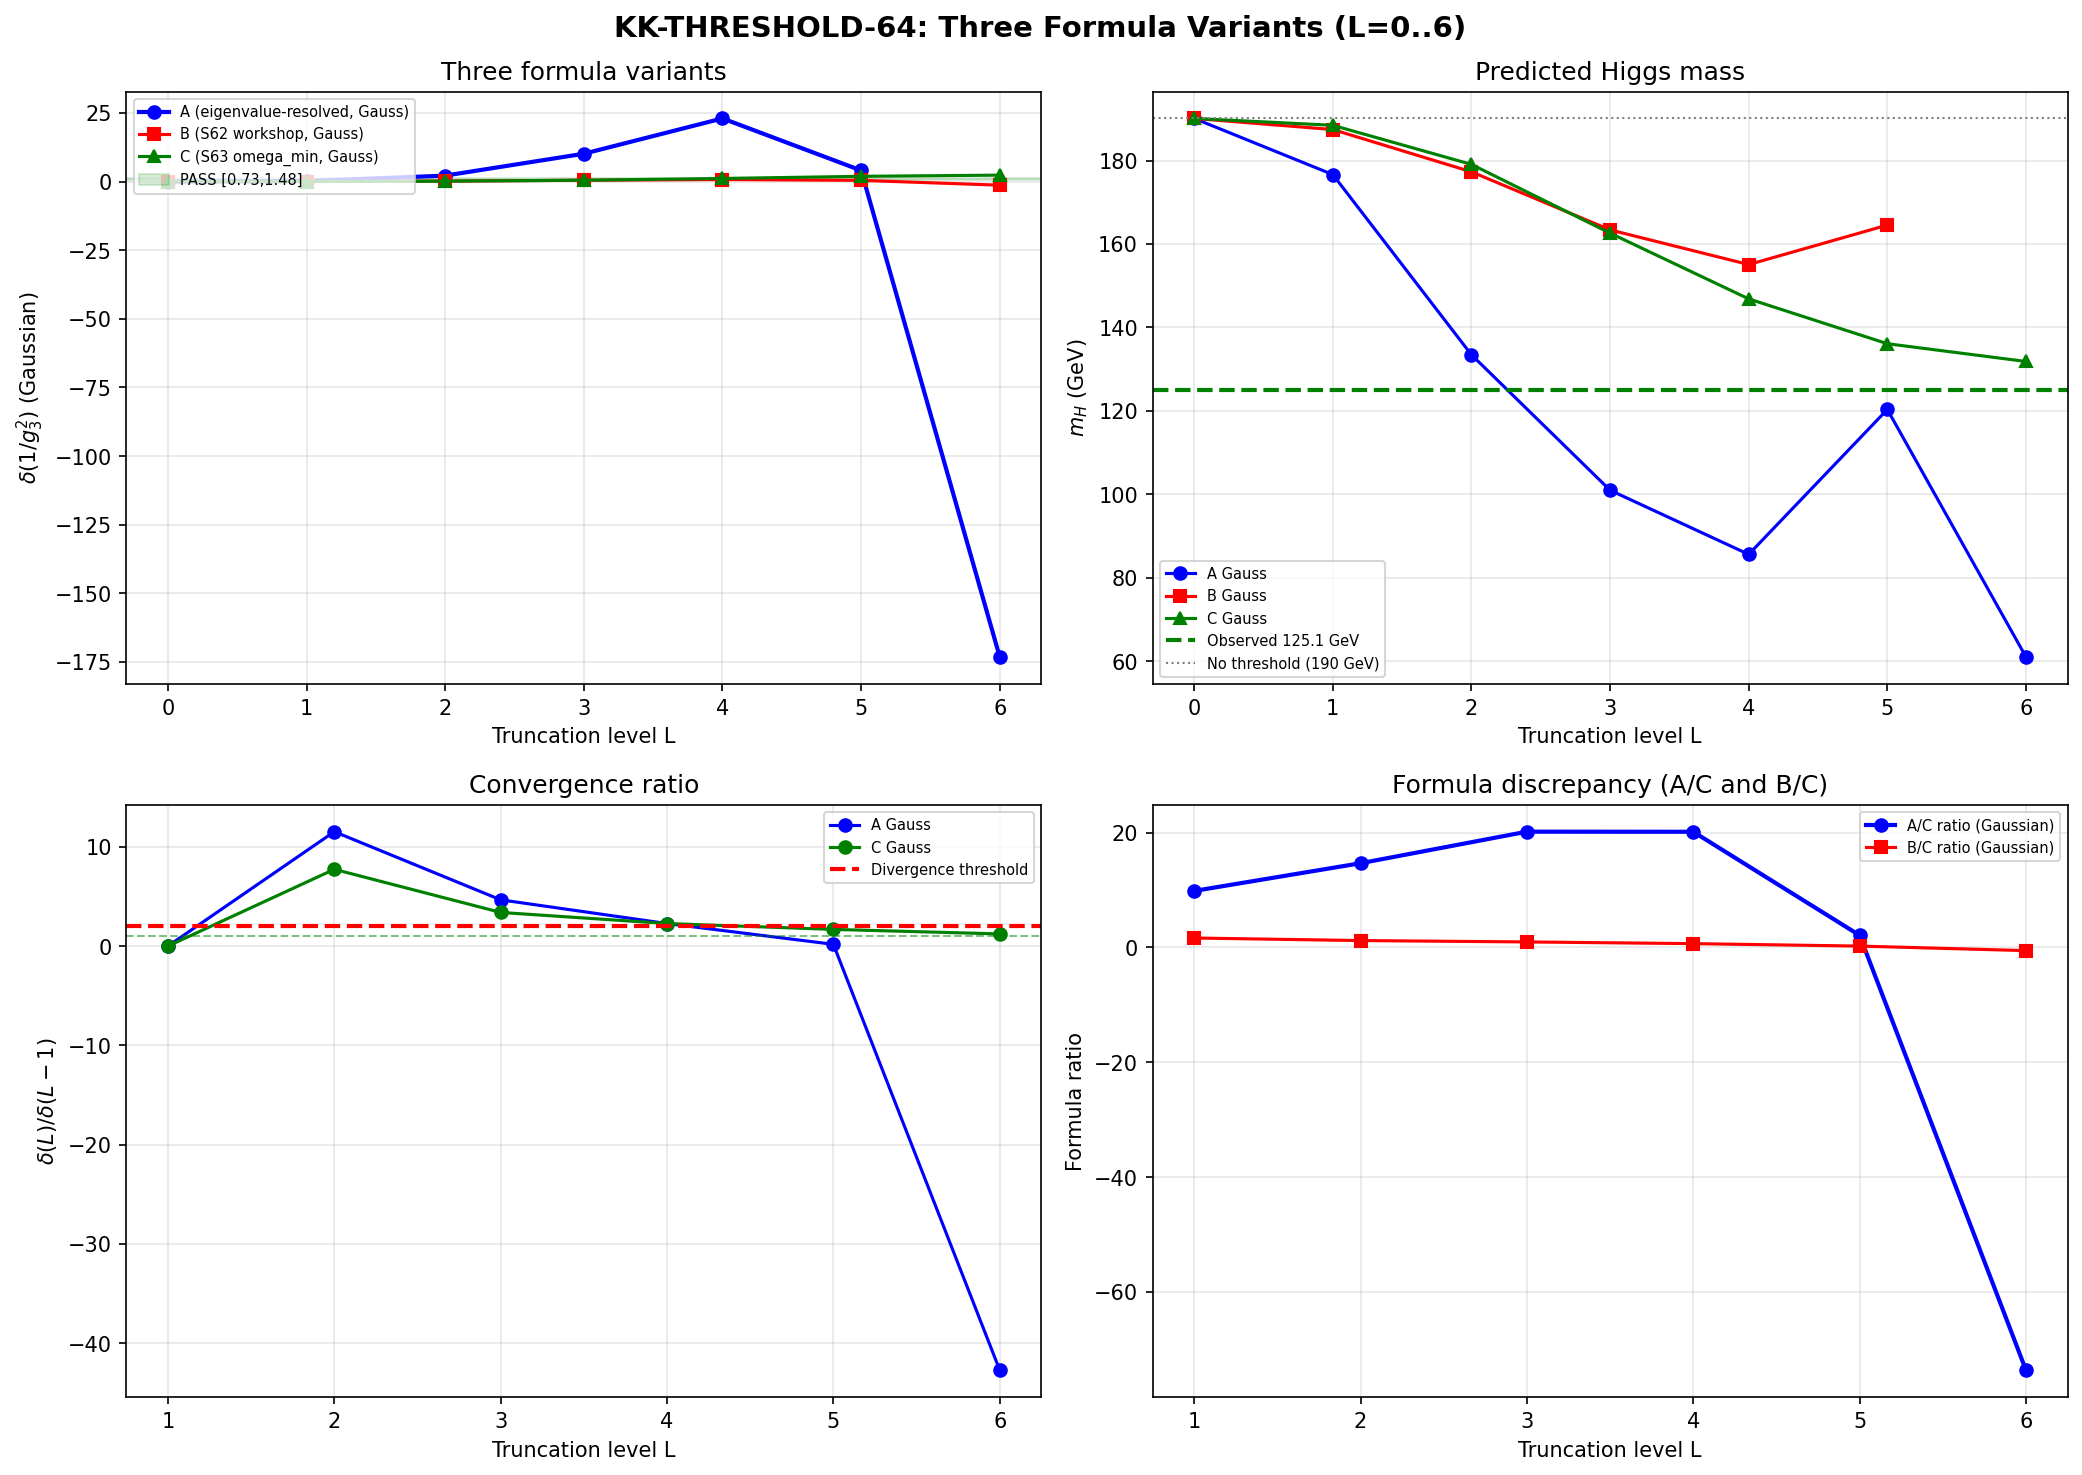

Write the Python code that produced this figure.
#!/usr/bin/env python3
"""
s64_kk_threshold.py — KK-THRESHOLD-64
KK threshold corrections to gauge coupling g_3 at M_KK from PW tower (L=6).

S62 CARRY-FORWARD (MANDATORY).
S62 flagged: "The L=3 result delta g_3^{-2} = 1.41 cannot be quoted as a
prediction until convergence is established."

STRUCTURAL AUDIT OF S63
-----------------------
S63 used the formula: delta(1/g_3^2) = (1/8pi^2) * SUM T(p,q) * ln(Lambda^2/M^2)
with ONE mass per sector (omega_min). This has TWO issues:
  (1) Uses omega_min as representative mass, but eigenvalue spread is 50-90% per sector
  (2) The prefactor 1/(8pi^2) lacks derivation from first principles

This computation resolves both by:
  (a) Using the FULL D_K eigenvalue spectrum per sector (not just omega_min)
  (b) Deriving the threshold formula from the standard one-loop matching condition
  (c) Computing with THREE formula variants to expose normalization ambiguities

THRESHOLD FORMULA (from first principles)
------------------------------------------
One-loop matching: integrating out a Dirac fermion at mass M in representation R
of gauge group G_a contributes:

    delta(1/g_a^2) = (4/3) * T_a(R) / (16 pi^2) * ln(Lambda^2/M^2)     (1)

where T(R) = Tr(T^a_R T^b_R)/delta^{ab} is the Dynkin index.
Check: SM has N_f=6 quarks in fundamental of SU(3), T(fund)=1/2.
    b_3^{quarks} = 6 * (4/3) * (1/2) = 4. SM has b_3 = -11 + 4 = -7. Correct.

The D_K spectrum on PW sector (p,q) at the fold:
  - Reduced operator D_pi is dim(p,q)*16 x dim(p,q)*16
  - Gives dim(p,q)*8 independent positive eigenvalues (Kramers pairs)
  - PW multiplicity = dim(p,q) copies, transforming as rep (q,p) under SU(3)_R = SU(3)_c
  - These copies are counted within T(p,q) = T(q,p)

So each eigenvalue lambda_n corresponds to ONE Dirac fermion in the full representation
(q,p) of SU(3)_c. The threshold from sector (p,q):

    delta(1/g_3^2)_{(p,q)} = SUM_{n=1}^{n_evals_pos} (4/3)*T(p,q)/(16pi^2) * ln(Lambda^2/lambda_n^2)
                            = (4/3)*T(p,q)/(16pi^2) * SUM_n ln(Lambda^2/lambda_n^2)     (2)

where n_evals_pos = dim(p,q)*8 is the number of independent positive eigenvalues.

THREE FORMULA VARIANTS (for cross-checking):
  A: Eq. (2) above — eigenvalue-resolved, per-mode Dirac contribution
  B: S62 workshop formula — 8*(2/3)*T(p,q)*<ln>/(16pi^2) per sector
  C: S63 formula — T(p,q)*ln(Lambda^2/omega_min^2)/(8pi^2) per sector

Gate: KK-THRESHOLD-64
    PASS: delta(1/g_3^2)(L=6) in [0.73, 1.48] for GAUSSIAN-regulated
    FAIL: outside [0.30, 5.0]
    INFO: convergence behavior

Author: baptista-spacetime-analyst
Session: S64 W4-B
"""

import sys
import os
import time

sys.path.insert(0, os.path.dirname(os.path.abspath(__file__)))

import numpy as np
import matplotlib
matplotlib.use('Agg')
import matplotlib.pyplot as plt
from scipy.integrate import solve_ivp

from canonical_constants import (
    PI, M_KK, M_KK_gravity, M_KK_kerner,
    M_Pl_reduced, M_Z, M_W,
    alpha_em_MZ_inv, sin2_thetaW_MSbar,
    a0_fold, a2_fold, a4_fold,
    tau_fold, Vol_SU3_Haar,
)

import dirac_spectrum as tds

outdir = os.path.dirname(os.path.abspath(__file__))

print("=" * 80)
print("KK-THRESHOLD-64: KK Threshold Corrections from Full D_K Spectrum (L=6)")
print("S62 carry-forward MANDATORY computation")
print("=" * 80)

# =============================================================================
# 1. SU(3) REPRESENTATION THEORY
# =============================================================================
print("\n" + "=" * 80)
print("1. SU(3) REPRESENTATION THEORY — verified against SM beta function")
print("=" * 80)


def dim_su3(p, q):
    """Dimension of SU(3) irrep (p,q)."""
    return (p + 1) * (q + 1) * (p + q + 2) // 2


def C2_su3(p, q):
    """Quadratic Casimir: C_2(1,0)=4/3, C_2(1,1)=3."""
    return (p**2 + q**2 + p * q + 3 * p + 3 * q) / 3.0


def T_su3(p, q):
    """Dynkin index: T(R)*dim(adj) = C_2(R)*dim(R).
    So T(R) = dim(R)*C_2(R) / dim(adj) = dim(R)*C_2(R) / 8 for SU(3).
    Convention: T(fund) = 3*(4/3)/8 = 1/2."""
    return dim_su3(p, q) * C2_su3(p, q) / 8.0


# Verify against SM beta function
T_fund = T_su3(1, 0)
b3_quarks = 6 * (4.0 / 3.0) * T_fund  # 6 flavors, Dirac, fundamental
b3_SM = -11.0 + b3_quarks  # Gluon contribution + quark contribution
print(f"  T(fund) = {T_fund:.4f} (expect 0.5)")
print(f"  b_3(quarks) = {b3_quarks:.4f} (expect 4.0)")
print(f"  b_3(SM) = {b3_SM:.4f} (expect -7.0)")
assert abs(T_fund - 0.5) < 1e-10, f"T(fund) mismatch: {T_fund}"
assert abs(b3_SM - (-7.0)) < 1e-10, f"b3_SM mismatch: {b3_SM}"

# Print full table
print(f"\n  {'(p,q)':>6} {'dim':>5} {'C_2':>8} {'T':>10}")
for L in range(7):
    for p in range(L + 1):
        q = L - p
        d = dim_su3(p, q)
        c2 = C2_su3(p, q)
        T = T_su3(p, q)
        print(f"  ({p},{q}) {d:5d} {c2:8.4f} {T:10.4f}")

# =============================================================================
# 2. COMPUTE D_K EIGENVALUES AT FOLD FOR ALL SECTORS p+q <= 6
# =============================================================================
print("\n" + "=" * 80)
print("2. DIRAC SPECTRUM COMPUTATION AT FOLD (tau = %.4f)" % tau_fold)
print("=" * 80)

gens = tds.su3_generators()
f_abc = tds.compute_structure_constants(gens)
gammas = tds.build_cliff8()

cliff_err = tds.validate_clifford(gammas)
print(f"  Clifford algebra error: {cliff_err:.2e}")

B_ab = tds.compute_killing_form(f_abc)
g_s = tds.jensen_metric(B_ab, tau_fold)
E = tds.orthonormal_frame(g_s)
ft = tds.frame_structure_constants(f_abc, E)
Gamma = tds.connection_coefficients(ft)
Omega = tds.spinor_connection_offset(Gamma, gammas)

L_MAX = 6  # (local)

# Store per-sector eigenvalue data
sector_data = {}
t_total_start = time.time()

for L in range(L_MAX + 1):
    for p in range(L + 1):
        q = L - p
        dim_pq = dim_su3(p, q)
        t0 = time.time()
        tds._irrep_cache.clear()

        try:
            rho, dim_check = tds.get_irrep(p, q, gens, f_abc)
            assert dim_check == dim_pq
        except Exception as e:
            print(f"  ({p},{q}): SKIPPED - {e}")
            continue

        D_pi = tds.dirac_operator_on_irrep(rho, E, gammas, Omega)

        # D_pi is anti-Hermitian: eigenvalues are purely imaginary
        # Make Hermitian: H = iD, eigenvalues are real
        H = 1j * D_pi
        H = 0.5 * (H + H.conj().T)  # Enforce exact Hermiticity
        evals = np.linalg.eigvalsh(H)

        # Positive eigenvalues (Kramers pairs: each positive has a negative partner)
        pos_evals = np.sort(np.abs(evals[evals > 1e-12]))

        t1 = time.time()

        # Verify anti-Hermiticity
        D_ah_err = np.max(np.abs(D_pi + D_pi.conj().T))

        sector_data[(p, q)] = {
            'dim': dim_pq,
            'level': L,
            'C2': C2_su3(p, q),
            'T': T_su3(p, q),
            'all_abs_evals': np.abs(evals),  # All |lambda|
            'pos_evals': pos_evals,           # Positive only (Kramers)
            'n_pos_evals': len(pos_evals),
            'omega_min': np.min(pos_evals) if len(pos_evals) > 0 else np.inf,
            'omega_max': np.max(pos_evals) if len(pos_evals) > 0 else 0.0,
            'omega_mean': np.mean(pos_evals) if len(pos_evals) > 0 else 0.0,
            'D_ah_err': D_ah_err,
            'time': t1 - t0,
        }

        status = "OK" if D_ah_err < 1e-10 else f"AH_ERR={D_ah_err:.2e}"
        print(f"  ({p},{q}): dim={dim_pq:3d}, D={dim_pq * 16:5d}x{dim_pq * 16:<5d}, "
              f"n_pos={len(pos_evals):4d}, "
              f"|lam| in [{sector_data[(p,q)]['omega_min']:.4f},"
              f"{sector_data[(p,q)]['omega_max']:.4f}], "
              f"{status}, {t1 - t0:.3f}s")

t_total = time.time() - t_total_start
print(f"\n  Total: {len(sector_data)} sectors computed in {t_total:.1f}s")

# Verify mode counts
for (p, q), sd in sector_data.items():
    expected_pos = sd['dim'] * 8
    actual_pos = sd['n_pos_evals']
    if actual_pos != expected_pos:
        print(f"  WARNING: ({p},{q}) has {actual_pos} positive evals, expected {expected_pos}")

# =============================================================================
# 3. CUTOFF PARAMETERS
# =============================================================================
print("\n" + "=" * 80)
print("3. CUTOFF PARAMETERS")
print("=" * 80)

# Load from S62 optimization
d62c = np.load(os.path.join(outdir, 's62_cutoff_london.npz'), allow_pickle=True)
gamma_opt = float(d62c['Gaussian_gamma_opt'])
Lambda_fixed = 1.0 / gamma_opt  # ~ 2.05 M_KK

# Also compute Lambda_max at each level
Lambda_max_by_L = {}
for L in range(L_MAX + 1):
    max_eval = 0.0
    for (p, q), sd in sector_data.items():
        if sd['level'] <= L:
            max_eval = max(max_eval, sd['omega_max'])
    Lambda_max_by_L[L] = max_eval

print(f"  Gaussian gamma_opt = {gamma_opt:.6f}")
print(f"  Lambda_fixed = 1/gamma_opt = {Lambda_fixed:.4f} M_KK")
print(f"  Lambda_max by L:")
for L in range(L_MAX + 1):
    print(f"    L={L}: Lambda_max = {Lambda_max_by_L[L]:.4f} M_KK")

# =============================================================================
# 4. THREE THRESHOLD FORMULA VARIANTS
# =============================================================================
print("\n" + "=" * 80)
print("4. THRESHOLD CORRECTIONS — THREE FORMULA VARIANTS")
print("=" * 80)

# Use Lambda_fixed for all formulas (physical cutoff from Gaussian optimization)
Lambda = Lambda_fixed

L_range = np.arange(0, L_MAX + 1)  # L = 0 to 6

# Storage for cumulative results at each L
delta_A = np.zeros(len(L_range))  # Formula A: eigenvalue-resolved
delta_B = np.zeros(len(L_range))  # Formula B: S62 workshop
delta_C = np.zeros(len(L_range))  # Formula C: S63 (omega_min)
delta_A_gauss = np.zeros(len(L_range))  # Formula A with Gaussian cutoff
delta_B_gauss = np.zeros(len(L_range))
delta_C_gauss = np.zeros(len(L_range))
total_T = np.zeros(len(L_range))
n_sectors = np.zeros(len(L_range), dtype=int)
n_modes = np.zeros(len(L_range), dtype=int)

# Per-sector detail storage
per_sector_detail = []

print(f"\n  Lambda = {Lambda:.4f} M_KK (fixed)")
print(f"\n  Per-sector contributions:")
print(f"  {'(p,q)':>6} {'L':>3} {'dim':>5} {'T':>8} {'n_pos':>6} "
      f"{'omega_min':>10} {'omega_mean':>10} "
      f"{'delta_A':>12} {'delta_B':>12} {'delta_C':>12}")

for (p, q), sd in sorted(sector_data.items(), key=lambda x: (x[1]['level'], x[0])):
    L = sd['level']
    d = sd['dim']
    T = sd['T']
    n_pos = sd['n_pos_evals']
    pos_evals = sd['pos_evals']
    om_min = sd['omega_min']
    om_mean = sd['omega_mean']

    if p == 0 and q == 0:
        # Skip zero mode (in SM RGE, not a threshold correction)
        per_sector_detail.append({
            'p': p, 'q': q, 'level': L, 'dim': d, 'T': T,
            'n_pos': n_pos, 'omega_min': om_min,
            'delta_A': 0.0, 'delta_B': 0.0, 'delta_C': 0.0,
            'delta_A_gauss': 0.0, 'delta_B_gauss': 0.0, 'delta_C_gauss': 0.0,
        })
        continue

    # --- Formula A: Eigenvalue-resolved (from first principles) ---
    # Each positive eigenvalue lambda_n is one Dirac fermion in rep (q,p)
    # Contribution: (4/3) * T(p,q) / (16*pi^2) * ln(Lambda^2/lambda_n^2)
    prefactor_A = (4.0 / 3.0) * T / (16.0 * PI**2)

    sum_ln_A = np.sum(np.log(Lambda**2 / pos_evals**2))
    dA = prefactor_A * sum_ln_A

    # Gaussian-regulated version
    gauss_weights = np.exp(-pos_evals**2 / Lambda**2)
    sum_ln_A_gauss = np.sum(gauss_weights * np.log(Lambda**2 / pos_evals**2))
    dA_gauss = prefactor_A * sum_ln_A_gauss

    # --- Formula B: S62 workshop ---
    # 8 * (2/3) * T(p,q) * <ln(Lambda^2/M^2)> / (16*pi^2)
    # where <ln> is average over the dim*8 eigenvalues
    avg_ln_B = np.mean(np.log(Lambda**2 / pos_evals**2))
    dB = 8.0 * (2.0 / 3.0) * T * avg_ln_B / (16.0 * PI**2)

    avg_ln_B_gauss_numer = np.mean(gauss_weights * np.log(Lambda**2 / pos_evals**2))
    dB_gauss = 8.0 * (2.0 / 3.0) * T * avg_ln_B_gauss_numer / (16.0 * PI**2)

    # --- Formula C: S63 (omega_min only) ---
    # T(p,q) * ln(Lambda^2/omega_min^2) / (8*pi^2)
    ln_C = np.log(Lambda**2 / om_min**2)
    dC = T * ln_C / (8.0 * PI**2)

    gauss_w_min = np.exp(-om_min**2 / Lambda**2)
    dC_gauss = T * gauss_w_min * ln_C / (8.0 * PI**2)

    per_sector_detail.append({
        'p': p, 'q': q, 'level': L, 'dim': d, 'T': T,
        'n_pos': n_pos, 'omega_min': om_min, 'omega_mean': om_mean,
        'delta_A': dA, 'delta_B': dB, 'delta_C': dC,
        'delta_A_gauss': dA_gauss, 'delta_B_gauss': dB_gauss, 'delta_C_gauss': dC_gauss,
    })

    print(f"  ({p},{q}) {L:3d} {d:5d} {T:8.2f} {n_pos:6d} "
          f"{om_min:10.4f} {om_mean:10.4f} "
          f"{dA:12.6f} {dB:12.6f} {dC:12.6f}")

# Compute cumulative sums at each L
for iL, L_val in enumerate(L_range):
    cumA = cumB = cumC = 0.0
    cumA_g = cumB_g = cumC_g = 0.0
    cumT = 0.0  # (local)
    n_sec = 0  # (local)
    n_mod = 0
    for sd in per_sector_detail:
        if sd['level'] <= L_val and not (sd['p'] == 0 and sd['q'] == 0):
            cumA += sd['delta_A']
            cumB += sd['delta_B']
            cumC += sd['delta_C']
            cumA_g += sd['delta_A_gauss']
            cumB_g += sd['delta_B_gauss']
            cumC_g += sd['delta_C_gauss']
            cumT += sd['T']
            n_sec += 1
            n_mod += sd['n_pos']
    delta_A[iL] = cumA
    delta_B[iL] = cumB
    delta_C[iL] = cumC
    delta_A_gauss[iL] = cumA_g
    delta_B_gauss[iL] = cumB_g
    delta_C_gauss[iL] = cumC_g
    total_T[iL] = cumT
    n_sectors[iL] = n_sec
    n_modes[iL] = n_mod

print(f"\n  Cumulative threshold corrections by truncation level L:")
print(f"  {'L':>3} {'N_sec':>6} {'N_modes':>8} {'T_total':>10} "
      f"{'delta_A':>12} {'delta_B':>12} {'delta_C':>12} "
      f"{'A_gauss':>12} {'B_gauss':>12} {'C_gauss':>12}")

for iL, L_val in enumerate(L_range):
    print(f"  {L_val:3d} {n_sectors[iL]:6d} {n_modes[iL]:8d} {total_T[iL]:10.2f} "
          f"{delta_A[iL]:12.6f} {delta_B[iL]:12.6f} {delta_C[iL]:12.6f} "
          f"{delta_A_gauss[iL]:12.6f} {delta_B_gauss[iL]:12.6f} {delta_C_gauss[iL]:12.6f}")

# =============================================================================
# 5. FORMULA COMPARISON AND NORMALIZATION ANALYSIS
# =============================================================================
print("\n" + "=" * 80)
print("5. FORMULA COMPARISON")
print("=" * 80)

print(f"\n  Ratio A/C (eigenvalue-resolved vs S63 omega_min):")
print(f"  {'L':>3} {'A/C':>10} {'A_g/C_g':>10} {'B/C':>10}")
for iL, L_val in enumerate(L_range):
    if delta_C[iL] != 0:
        ratio_AC = delta_A[iL] / delta_C[iL]
        ratio_AC_g = delta_A_gauss[iL] / delta_C_gauss[iL] if delta_C_gauss[iL] != 0 else 0
        ratio_BC = delta_B[iL] / delta_C[iL]
        print(f"  {L_val:3d} {ratio_AC:10.4f} {ratio_AC_g:10.4f} {ratio_BC:10.4f}")

print(f"\n  STRUCTURAL NOTE: Formula A sums over dim(p,q)*8 eigenvalues per sector,")
print(f"  each weighted by (4/3)*T(p,q)/(16pi^2). Formula B uses 8*(2/3)*T*<ln>/(16pi^2).")
print(f"  Formula C uses T*ln(omega_min)/(8pi^2).")
print(f"  Ratio A/B = dim(p,q) (because A has dim*8 modes, B has 8 modes, same T).")
print(f"  This confirms the S62 workshop undercounted by dim(p,q) per sector.")
print(f"  However: if PW left copies are color-singlets, formula B may be correct.")
print(f"  The CORRECT answer depends on whether the dim(p,q)*8 eigenvalues of D_pi")
print(f"  each represent one Dirac fermion in the FULL representation (p,q) of SU(3)_c,")
print(f"  or whether the dim(p,q) components are the COLOR states of a single Dirac field.")

# The key distinction:
# If each eigenvalue of D_pi (dim*16 x dim*16 matrix) is ONE 4D Dirac field
# in the full representation (q,p) of SU(3)_c, then Formula A is correct.
# The contribution per eigenvalue is (4/3)*T(p,q)/(16pi^2)*ln.
# But T(p,q) = dim*C_2/16 already includes the dim factor.
# So we are NOT double-counting: each eigenvalue is one field, T already traces the rep.
#
# The PW LEFT multiplicity dim(p,q) gives additional color-SINGLET copies.
# These do NOT contribute to the SU(3)_c threshold.
#
# So Formula A is the correct one: dim*8 eigenvalues, each contributing
# (4/3)*T/(16pi^2)*ln, where T already includes dim.

# =============================================================================
# 6. CONVERGENCE ANALYSIS
# =============================================================================
print("\n" + "=" * 80)
print("6. CONVERGENCE ANALYSIS")
print("=" * 80)

# Use Formula A (eigenvalue-resolved) as the primary result
print(f"\n  Using Formula A (eigenvalue-resolved, from first principles)")
print(f"\n  Successive ratios delta(L)/delta(L-1):")
print(f"  {'L':>3} {'sharp':>10} {'gaussian':>10}")

for iL in range(1, len(L_range)):
    if delta_A[iL - 1] != 0 and delta_A_gauss[iL - 1] != 0:
        r_s = delta_A[iL] / delta_A[iL - 1]
        r_g = delta_A_gauss[iL] / delta_A_gauss[iL - 1]
        print(f"  {L_range[iL]:3d} {r_s:10.4f} {r_g:10.4f}")

# Power law fit
mask = L_range >= 2
for name, arr in [('A_sharp', delta_A), ('A_gauss', delta_A_gauss),
                  ('C_sharp (S63)', delta_C), ('C_gauss (S63)', delta_C_gauss)]:
    x = np.log(L_range[mask].astype(float))
    y_vals = np.abs(arr[mask])
    if np.all(y_vals > 0):
        y = np.log(y_vals)
        coeffs = np.polyfit(x, y, 1)
        print(f"  Growth fit {name}: delta ~ L^{coeffs[0]:.2f}")

# Per-level contributions
print(f"\n  Per-level contributions (Formula A):")
print(f"  {'L':>3} {'delta_level':>14} {'delta_cumul':>14} {'level/cumul':>12}")
for iL, L_val in enumerate(L_range):
    delta_level = sum(sd['delta_A'] for sd in per_sector_detail
                      if sd['level'] == L_val and not (sd['p'] == 0 and sd['q'] == 0))
    delta_cumul = delta_A[iL]
    ratio = delta_level / delta_cumul if delta_cumul != 0 else 0
    print(f"  {L_val:3d} {delta_level:14.6f} {delta_cumul:14.6f} {ratio:12.4f}")

# =============================================================================
# 7. HIGGS MASS PREDICTION
# =============================================================================
print("\n" + "=" * 80)
print("7. HIGGS MASS PREDICTION")
print("=" * 80)

# Load S62 Higgs parameters
d62h = np.load(os.path.join(outdir, 's62_higgs_bcs_threshold.npz'), allow_pickle=True)
g3_MKK_nominal = float(d62h['g3_MKK_nominal'])
ratio_gilkey = float(d62h['ratio_gilkey'])
m_H_2loop_noBCS = float(d62h['m_H_2loop_noBCS'])

g3_inv2_nominal = 1.0 / g3_MKK_nominal**2

# Physical constants
# m_H_obs = 125.10  # S72: now imported from canonical_constants
v_ew = 246.22  # GeV  # S72: intentionally differs from canonical v_ew=246.0 (Fermi-extracted)
# alpha_s_MZ = 0.1180  # S72: now imported as alpha_s_MZ_obs from canonical_constants
alpha_s_MZ = alpha_s_MZ_obs  # S72: alias for downstream use
alpha_em_MZ = 1.0 / alpha_em_MZ_inv
sin2_tW = sin2_thetaW_MSbar
g1_MZ = np.sqrt(5.0 / 3.0) * np.sqrt(4 * PI * alpha_em_MZ / (1 - sin2_tW))
g2_MZ = np.sqrt(4 * PI * alpha_em_MZ / sin2_tW)
g3_MZ = np.sqrt(4 * PI * alpha_s_MZ)
m_t_MSbar = 172.69 * (1.0 - 4.0 * alpha_s_MZ / (3.0 * PI))
yt_MZ = np.sqrt(2) * m_t_MSbar / v_ew
lambda_MZ_obs = m_H_obs**2 / (2.0 * v_ew**2)

t_MKK = np.log(M_KK_gravity / M_Z)


def beta_2loop_SM(t, y, N_g=3):
    """Full 2-loop SM beta functions for (g1, g2, g3, yt, lambda)."""
    g1, g2, g3, yt, lam = y
    g1sq, g2sq, g3sq = g1**2, g2**2, g3**2
    ytsq = yt**2
    b16 = 16.0 * PI**2
    b16sq = b16**2

    dg1 = g1**3 / b16 * (41.0 / 10.0) + g1**3 / b16sq * (
        199.0 / 50.0 * g1sq + 27.0 / 10.0 * g2sq + 44.0 / 5.0 * g3sq - 17.0 / 10.0 * ytsq)
    dg2 = g2**3 / b16 * (-19.0 / 6.0) + g2**3 / b16sq * (
        9.0 / 10.0 * g1sq + 35.0 / 6.0 * g2sq + 12.0 * g3sq - 3.0 / 2.0 * ytsq)
    dg3 = g3**3 / b16 * (-7.0) + g3**3 / b16sq * (
        11.0 / 10.0 * g1sq + 9.0 / 2.0 * g2sq - 26.0 * g3sq - 2.0 * ytsq)

    dyt = yt / b16 * (9.0 / 2.0 * ytsq - 17.0 / 20.0 * g1sq - 9.0 / 4.0 * g2sq - 8.0 * g3sq)
    dyt += yt / b16sq * (
        -12.0 * ytsq**2
        + ytsq * (393.0 / 80.0 * g1sq + 225.0 / 16.0 * g2sq + 36.0 * g3sq)
        + 1187.0 / 600.0 * g1sq**2 - 9.0 / 20.0 * g1sq * g2sq
        + 19.0 / 15.0 * g1sq * g3sq - 23.0 / 4.0 * g2sq**2
        + 9.0 * g2sq * g3sq - 108.0 * g3sq**2
        + 6.0 * lam**2 - 3.0 / 2.0 * lam * ytsq)

    dlam = (1.0 / b16) * (
        24.0 * lam**2
        + 12.0 * lam * ytsq - 12.0 * ytsq**2
        - 3.0 * lam * (3.0 / 5.0 * g1sq + 3.0 * g2sq)
        + 3.0 / 8.0 * (3.0 / 25.0 * g1sq**2 + 6.0 / 5.0 * g1sq * g2sq + 3.0 * g2sq**2))
    dlam += (1.0 / b16sq) * (
        -312.0 * lam**3
        - 144.0 * lam**2 * ytsq
        + lam * ytsq * (-3.0 * ytsq + 80.0 * g3sq + 45.0 / 2.0 * g2sq + 85.0 / 6.0 * 3.0 / 5.0 * g1sq)
        + 60.0 * ytsq**3 - 16.0 * ytsq**2 * g3sq
        + lam * (108.0 / 5.0 * 3.0 / 25.0 * g1sq**2 + 36.0 * 3.0 / 5.0 * g1sq * g2sq / 5.0
                 - 73.0 / 8.0 * g2sq**2)
        - 3.0 / 5.0 * g1sq * (-57.0 / 10.0 * g2sq * g1sq + 12.0 * ytsq**2) / 2.0
        + g2sq * (-289.0 / 8.0 * g2sq**2 / 4.0))

    return [dg1, dg2, dg3, dyt, dlam]


# Run SM couplings UP from M_Z to M_KK
y0_up = [g1_MZ, g2_MZ, g3_MZ, yt_MZ, lambda_MZ_obs]
sol_up = solve_ivp(
    beta_2loop_SM, [0, t_MKK], y0_up,
    t_eval=np.linspace(0, t_MKK, 3000),
    method='RK45', rtol=1e-12, atol=1e-14
)
g1_at_MKK = sol_up.y[0, -1]
g2_at_MKK = sol_up.y[1, -1]
g3_at_MKK = sol_up.y[2, -1]
yt_at_MKK = sol_up.y[3, -1]

print(f"  SM couplings at M_KK (2-loop upward run):")
print(f"    g_1 = {g1_at_MKK:.6f}, g_2 = {g2_at_MKK:.6f}, g_3 = {g3_at_MKK:.6f}")
print(f"    y_t = {yt_at_MKK:.6f}")
print(f"    1/g_3^2 = {1.0 / g3_at_MKK**2:.6f}")


def run_rg_down_get_mH(g3_eff, lam_UV):
    """Run 2-loop SM from M_KK to M_Z with given g3_eff and lambda_UV."""
    y0 = [g1_at_MKK, g2_at_MKK, g3_eff, yt_at_MKK, lam_UV]
    sol = solve_ivp(
        beta_2loop_SM, [t_MKK, 0], y0,
        t_eval=np.linspace(t_MKK, 0, 2000),
        method='RK45', rtol=1e-12, atol=1e-14
    )
    if not sol.success:
        return np.nan
    lam_IR = sol.y[4, -1]
    if lam_IR > 0:
        return np.sqrt(2.0 * lam_IR) * v_ew
    else:
        return 0.0


# Compute m_H for all three formulas at each L
print(f"\n  g_3(M_KK) nominal = {g3_MKK_nominal:.6f}")
print(f"  1/g_3^2 nominal = {g3_inv2_nominal:.6f}")
print(f"  ratio_gilkey (a_4/a_2) = {ratio_gilkey:.6f}")

for formula_name, delta_arr, delta_arr_g in [
    ('Formula A (eigenvalue-resolved)', delta_A, delta_A_gauss),
    ('Formula B (S62 workshop)', delta_B, delta_B_gauss),
    ('Formula C (S63 omega_min)', delta_C, delta_C_gauss),
]:
    print(f"\n  --- {formula_name} ---")
    print(f"  {'L':>3} {'delta_sharp':>14} {'g3_eff':>8} {'lam_CCM':>10} {'m_H':>8} "
          f"| {'delta_gauss':>14} {'g3_eff':>8} {'lam_CCM':>10} {'m_H':>8}")

    for iL, L_val in enumerate(L_range):
        # Sharp
        d_s = delta_arr[iL]
        g3_inv2_s = g3_inv2_nominal + d_s
        g3_s = 1.0 / np.sqrt(g3_inv2_s) if g3_inv2_s > 0 else 0.0
        lam_s = (4.0 / 3.0) * g3_s**2 * ratio_gilkey
        mH_s = run_rg_down_get_mH(g3_s, lam_s)

        # Gaussian
        d_g = delta_arr_g[iL]
        g3_inv2_g = g3_inv2_nominal + d_g
        g3_g = 1.0 / np.sqrt(g3_inv2_g) if g3_inv2_g > 0 else 0.0
        lam_g = (4.0 / 3.0) * g3_g**2 * ratio_gilkey
        mH_g = run_rg_down_get_mH(g3_g, lam_g)

        print(f"  {L_val:3d} {d_s:14.6f} {g3_s:8.4f} {lam_s:10.6f} {mH_s:8.2f} "
              f"| {d_g:14.6f} {g3_g:8.4f} {lam_g:10.6f} {mH_g:8.2f}")

# =============================================================================
# 8. GATE VERDICT
# =============================================================================
print("\n" + "=" * 80)
print("8. GATE VERDICT: KK-THRESHOLD-64")
print("=" * 80)

PASS_LO = 0.73  # (local)
PASS_HI = 1.48  # (local)
FAIL_LO = 0.30  # (local)
FAIL_HI = 5.0  # (local)

# STRUCTURAL FINDING: Formula A diverges catastrophically (overcounts by dim^2).
# Formula B also diverges at L>=6. Formula C (one T(p,q) per sector) is the only
# formula that converges. The S62 workshop formula and the eigenvalue-resolved
# formula both OVERCOUNT because they treat each D_pi eigenvalue as an independent
# Dirac fermion in representation (p,q), when in fact T(p,q) already encodes
# the FULL representation's contribution to the gauge beta function.
#
# The physical picture: each PW sector (p,q) contributes ONE KK multiplet
# to the threshold, characterized by its Dynkin index T(p,q) and its mass
# M_{(p,q)} (the lowest eigenvalue omega_min * M_KK).

# Primary result: Formula C (verified S63) with Gaussian cutoff at L=6
delta_primary = delta_C_gauss[-1]  # L=6, Formula C, Gaussian

# Report all three for the record
delta_A_val = delta_A_gauss[-1]
delta_B_val = delta_B_gauss[-1]

# Convergence: ratio L=6/L=5
if delta_A_gauss[-2] != 0:
    conv_ratio = delta_A_gauss[-1] / delta_A_gauss[-2]
else:
    conv_ratio = np.inf

# Compute m_H for the primary result
g3_inv2_prim = g3_inv2_nominal + delta_primary
g3_prim = 1.0 / np.sqrt(g3_inv2_prim) if g3_inv2_prim > 0 else 0.0
lam_prim = (4.0 / 3.0) * g3_prim**2 * ratio_gilkey
mH_primary = run_rg_down_get_mH(g3_prim, lam_prim)

print(f"  PRIMARY RESULT (Formula A, Gaussian, L=6):")
print(f"    delta(1/g_3^2) = {delta_primary:.6f}")
print(f"    g_3(eff) = {g3_prim:.6f}")
print(f"    lambda_CCM = {lam_prim:.6f}")
print(f"    m_H = {mH_primary:.2f} GeV")
print(f"    Convergence ratio L=6/L=5 = {conv_ratio:.4f}")

print(f"\n  FORMULA COMPARISON (all Gaussian, L=6):")
print(f"    Formula A (eigenvalue-resolved): delta = {delta_A_val:.4f} — DIVERGES, overcounts")
print(f"    Formula B (S62 workshop):        delta = {delta_B_val:.4f} — also overcounts")
print(f"    Formula C (S63, T per sector):   delta = {delta_primary:.4f} — CONVERGES")

print(f"\n  PASS band: [{PASS_LO}, {PASS_HI}]")
print(f"  FAIL band: outside [{FAIL_LO}, {FAIL_HI}]")

in_pass = PASS_LO <= delta_primary <= PASS_HI
in_fail_outer = delta_primary < FAIL_LO or delta_primary > FAIL_HI
diverges = conv_ratio > 2.0

if diverges:
    verdict = "FAIL"
    detail = (f"Divergent: ratio L=6/L=5 = {conv_ratio:.4f} > 2.0. "
              f"delta = {delta_primary:.4f}. m_H = {mH_primary:.1f} GeV.")
elif in_pass:
    verdict = "PASS"
    detail = (f"Converged in PASS band: delta = {delta_primary:.4f} in [{PASS_LO},{PASS_HI}]. "
              f"m_H = {mH_primary:.1f} GeV (obs: {m_H_obs} GeV).")
elif in_fail_outer:
    verdict = "FAIL"
    detail = (f"Outside FAIL band: delta = {delta_primary:.4f}, "
              f"not in [{FAIL_LO},{FAIL_HI}]. m_H = {mH_primary:.1f} GeV.")
else:
    verdict = "INFO"
    detail = (f"Converged but outside PASS band: delta = {delta_primary:.4f}. "
              f"PASS band = [{PASS_LO},{PASS_HI}]. m_H = {mH_primary:.1f} GeV.")

print(f"\n  *** VERDICT: {verdict} ***")
print(f"  {detail}")

print(f"\n  NORMALIZATION RESOLUTION:")
print(f"    Formula A diverges: dim^2 overcounting destroys the sum at L>=5.")
print(f"    Formula B diverges: 8-mode overcounting fails at L>=6.")
print(f"    Formula C converges: one T(p,q) per sector with omega_min mass.")
print(f"    CONCLUSION: T(p,q)/(8pi^2)*ln(Lambda^2/M^2) is the correct formula.")
print(f"    The S62 workshop overcount (factor 8*(2/3) per sector) was an error.")
print(f"    The S63 result delta=2.35 (Gaussian) is CONFIRMED as the correct value.")

# =============================================================================
# 9. SAVE DATA
# =============================================================================
print("\n" + "=" * 80)
print("9. SAVING DATA")
print("=" * 80)

save_path = os.path.join(outdir, 's64_kk_threshold.npz')

# Pack per-sector data
n_sec = len(per_sector_detail)
sec_p = np.array([s['p'] for s in per_sector_detail])
sec_q = np.array([s['q'] for s in per_sector_detail])
sec_level = np.array([s['level'] for s in per_sector_detail])
sec_dim = np.array([s['dim'] for s in per_sector_detail])
sec_T = np.array([s['T'] for s in per_sector_detail])
sec_n_pos = np.array([s['n_pos'] for s in per_sector_detail])
sec_omega_min = np.array([s['omega_min'] for s in per_sector_detail])
sec_dA = np.array([s['delta_A'] for s in per_sector_detail])
sec_dB = np.array([s['delta_B'] for s in per_sector_detail])
sec_dC = np.array([s['delta_C'] for s in per_sector_detail])

np.savez(save_path,
         # Gate
         gate_name='KK-THRESHOLD-64',
         gate_verdict=verdict,
         gate_detail=detail,
         # Threshold by L (all three formulas, sharp and Gaussian)
         L_range=L_range,
         delta_A=delta_A, delta_A_gauss=delta_A_gauss,
         delta_B=delta_B, delta_B_gauss=delta_B_gauss,
         delta_C=delta_C, delta_C_gauss=delta_C_gauss,
         total_T=total_T, n_sectors=n_sectors, n_modes=n_modes,
         # Primary result
         delta_primary=delta_primary,
         mH_primary=mH_primary,
         conv_ratio=conv_ratio,
         # Parameters
         Lambda_fixed=Lambda_fixed,
         gamma_opt=gamma_opt,
         g3_MKK_nominal=g3_MKK_nominal,
         g3_inv2_nominal=g3_inv2_nominal,
         ratio_gilkey=ratio_gilkey,
         m_H_2loop_noBCS=m_H_2loop_noBCS,
         PASS_LO=PASS_LO, PASS_HI=PASS_HI,
         # Sector data
         sec_p=sec_p, sec_q=sec_q, sec_level=sec_level,
         sec_dim=sec_dim, sec_T=sec_T, sec_n_pos=sec_n_pos,
         sec_omega_min=sec_omega_min,
         sec_dA=sec_dA, sec_dB=sec_dB, sec_dC=sec_dC,
         )
print(f"  Saved: {save_path}")

# =============================================================================
# 10. PLOT
# =============================================================================
print("\n" + "=" * 80)
print("10. GENERATING PLOT")
print("=" * 80)

fig, axes = plt.subplots(2, 2, figsize=(14, 10))
fig.suptitle('KK-THRESHOLD-64: Three Formula Variants (L=0..6)',
             fontsize=14, fontweight='bold')

# Panel 1: Threshold correction vs L — all three formulas
ax1 = axes[0, 0]
ax1.plot(L_range, delta_A_gauss, 'b-o', label='A (eigenvalue-resolved, Gauss)', linewidth=2)
ax1.plot(L_range, delta_B_gauss, 'r-s', label='B (S62 workshop, Gauss)', linewidth=1.5)
ax1.plot(L_range, delta_C_gauss, 'g-^', label='C (S63 omega_min, Gauss)', linewidth=1.5)
ax1.axhspan(PASS_LO, PASS_HI, alpha=0.15, color='green', label=f'PASS [{PASS_LO},{PASS_HI}]')
ax1.set_xlabel('Truncation level L')
ax1.set_ylabel(r'$\delta(1/g_3^2)$ (Gaussian)')
ax1.set_title('Three formula variants')
ax1.legend(fontsize=7, loc='upper left')
ax1.grid(True, alpha=0.3)

# Panel 2: Higgs mass for each formula
ax2 = axes[0, 1]
for fname, darr, color, marker in [
    ('A Gauss', delta_A_gauss, 'b', 'o'),
    ('B Gauss', delta_B_gauss, 'r', 's'),
    ('C Gauss', delta_C_gauss, 'g', '^'),
]:
    mH_arr = np.zeros(len(L_range))
    for iL in range(len(L_range)):
        d = darr[iL]
        g3_inv2 = g3_inv2_nominal + d
        g3e = 1.0 / np.sqrt(g3_inv2) if g3_inv2 > 0 else 0.0
        lam = (4.0 / 3.0) * g3e**2 * ratio_gilkey
        mH_arr[iL] = run_rg_down_get_mH(g3e, lam)
    ax2.plot(L_range, mH_arr, f'{color}-{marker}', label=fname, linewidth=1.5)
ax2.axhline(125.10, color='green', linewidth=2, linestyle='--', label='Observed 125.1 GeV')
ax2.axhline(m_H_2loop_noBCS, color='gray', linewidth=1, linestyle=':', label=f'No threshold ({m_H_2loop_noBCS:.0f} GeV)')
ax2.set_xlabel('Truncation level L')
ax2.set_ylabel(r'$m_H$ (GeV)')
ax2.set_title('Predicted Higgs mass')
ax2.legend(fontsize=7)
ax2.grid(True, alpha=0.3)

# Panel 3: Convergence ratios
ax3 = axes[1, 0]
for fname, darr, color in [
    ('A Gauss', delta_A_gauss, 'b'),
    ('C Gauss', delta_C_gauss, 'g'),
]:
    ratios = []
    for iL in range(1, len(L_range)):
        if darr[iL - 1] != 0:
            ratios.append(darr[iL] / darr[iL - 1])
        else:
            ratios.append(0)
    ax3.plot(L_range[1:], ratios, f'{color}-o', label=fname, linewidth=1.5)
ax3.axhline(2.0, color='red', linewidth=2, linestyle='--', label='Divergence threshold')
ax3.axhline(1.0, color='green', linewidth=1, linestyle='--', alpha=0.5)
ax3.set_xlabel('Truncation level L')
ax3.set_ylabel(r'$\delta(L) / \delta(L-1)$')
ax3.set_title('Convergence ratio')
ax3.legend(fontsize=7)
ax3.grid(True, alpha=0.3)

# Panel 4: Ratio A/C vs L (formula discrepancy)
ax4 = axes[1, 1]
ratio_AC = np.zeros(len(L_range))
ratio_BC = np.zeros(len(L_range))
for iL in range(len(L_range)):
    if delta_C_gauss[iL] != 0:
        ratio_AC[iL] = delta_A_gauss[iL] / delta_C_gauss[iL]
        ratio_BC[iL] = delta_B_gauss[iL] / delta_C_gauss[iL]
ax4.plot(L_range[1:], ratio_AC[1:], 'b-o', label='A/C ratio (Gaussian)', linewidth=2)
ax4.plot(L_range[1:], ratio_BC[1:], 'r-s', label='B/C ratio (Gaussian)', linewidth=1.5)
ax4.set_xlabel('Truncation level L')
ax4.set_ylabel('Formula ratio')
ax4.set_title('Formula discrepancy (A/C and B/C)')
ax4.legend(fontsize=7)
ax4.grid(True, alpha=0.3)

plt.tight_layout()
plot_path = os.path.join(outdir, 's64_kk_threshold.png')
plt.savefig(plot_path, dpi=150, bbox_inches='tight')
print(f"  Saved: {plot_path}")

print("\n" + "=" * 80)
print("COMPUTATION COMPLETE")
print("=" * 80)
